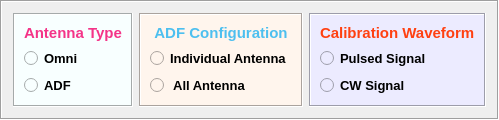
            <widget class="QFrame" name="frame_Cal_Parameters">
             <property name="minimumSize">
              <size>
               <width>0</width>
               <height>0</height>
              </size>
             </property>
             <property name="maximumSize">
              <size>
               <width>650</width>
               <height>120</height>
              </size>
             </property>
             <property name="frameShape">
              <enum>QFrame::Box</enum>
             </property>
             <property name="frameShadow">
              <enum>QFrame::Sunken</enum>
             </property>
             <layout class="QGridLayout" name="gridLayout_188">
              <item row="0" column="0">
               <widget class="QFrame" name="frame_9">
                <property name="styleSheet">
                 <string notr="true">background-color: rgb(248, 255, 255);</string>
                </property>
                <property name="frameShape">
                 <enum>QFrame::Box</enum>
                </property>
                <property name="frameShadow">
                 <enum>QFrame::Sunken</enum>
                </property>
                <layout class="QGridLayout" name="gridLayout_189">
                 <item row="1" column="0">
                  <layout class="QGridLayout" name="gridLayout_190">
                   <item row="0" column="0" alignment="Qt::AlignLeft">
                    <widget class="QRadioButton" name="Omni">
                     <property name="font">
                      <font>
                       <family>Arial</family>
                       <pointsize>10</pointsize>
                       <weight>75</weight>
                       <bold>true</bold>
                      </font>
                     </property>
                     <property name="text">
                      <string>Omni</string>
                     </property>
                    </widget>
                   </item>
                   <item row="1" column="0" alignment="Qt::AlignLeft">
                    <widget class="QRadioButton" name="ADF">
                     <property name="font">
                      <font>
                       <family>Arial</family>
                       <pointsize>10</pointsize>
                       <weight>75</weight>
                       <bold>true</bold>
                      </font>
                     </property>
                     <property name="styleSheet">
                      <string notr="true"/>
                     </property>
                     <property name="text">
                      <string>ADF</string>
                     </property>
                    </widget>
                   </item>
                  </layout>
                 </item>
                 <item row="0" column="0" alignment="Qt::AlignHCenter">
                  <widget class="QLabel" name="label_103">
                   <property name="maximumSize">
                    <size>
                     <width>16777215</width>
                     <height>30</height>
                    </size>
                   </property>
                   <property name="font">
                    <font>
                     <family>Arial</family>
                     <pointsize>11</pointsize>
                     <weight>75</weight>
                     <bold>true</bold>
                    </font>
                   </property>
                   <property name="styleSheet">
                    <string notr="true">color: rgb(244, 52, 136);</string>
                   </property>
                   <property name="text">
                    <string>Antenna Type</string>
                   </property>
                  </widget>
                 </item>
                </layout>
               </widget>
              </item>
              <item row="0" column="2">
               <widget class="QFrame" name="frame_22">
                <property name="styleSheet">
                 <string notr="true">background-color: rgb(236, 235, 255);</string>
                </property>
                <property name="frameShape">
                 <enum>QFrame::Box</enum>
                </property>
                <property name="frameShadow">
                 <enum>QFrame::Sunken</enum>
                </property>
                <layout class="QGridLayout" name="gridLayout_193">
                 <item row="0" column="0" alignment="Qt::AlignHCenter">
                  <widget class="QLabel" name="label_105">
                   <property name="font">
                    <font>
                     <family>Arial</family>
                     <pointsize>11</pointsize>
                     <weight>75</weight>
                     <bold>true</bold>
                    </font>
                   </property>
                   <property name="styleSheet">
                    <string notr="true">color: rgb(255, 64, 17);</string>
                   </property>
                   <property name="text">
                    <string>Calibration Waveform</string>
                   </property>
                  </widget>
                 </item>
                 <item row="1" column="0">
                  <layout class="QGridLayout" name="gridLayout_194">
                   <item row="0" column="0">
                    <widget class="QRadioButton" name="Pulsed_Sig">
                     <property name="font">
                      <font>
                       <family>Arial</family>
                       <pointsize>10</pointsize>
                       <weight>75</weight>
                       <bold>true</bold>
                      </font>
                     </property>
                     <property name="text">
                      <string>Pulsed Signal</string>
                     </property>
                    </widget>
                   </item>
                   <item row="1" column="0">
                    <widget class="QRadioButton" name="CW_Sig">
                     <property name="font">
                      <font>
                       <family>Arial</family>
                       <pointsize>10</pointsize>
                       <weight>75</weight>
                       <bold>true</bold>
                      </font>
                     </property>
                     <property name="text">
                      <string>CW Signal</string>
                     </property>
                    </widget>
                   </item>
                  </layout>
                 </item>
                </layout>
               </widget>
              </item>
              <item row="0" column="1">
               <widget class="QFrame" name="frame_21">
                <property name="styleSheet">
                 <string notr="true">background-color: rgb(255, 245, 237);</string>
                </property>
                <property name="frameShape">
                 <enum>QFrame::Box</enum>
                </property>
                <property name="frameShadow">
                 <enum>QFrame::Sunken</enum>
                </property>
                <layout class="QGridLayout" name="gridLayout_191">
                 <item row="1" column="0">
                  <layout class="QGridLayout" name="gridLayout_192">
                   <item row="1" column="0">
                    <widget class="QRadioButton" name="All_Antenna">
                     <property name="font">
                      <font>
                       <family>Arial</family>
                       <pointsize>10</pointsize>
                       <weight>75</weight>
                       <bold>true</bold>
                      </font>
                     </property>
                     <property name="text">
                      <string> All Antenna</string>
                     </property>
                    </widget>
                   </item>
                   <item row="0" column="0">
                    <widget class="QRadioButton" name="Indiv_Antenna">
                     <property name="font">
                      <font>
                       <family>Arial</family>
                       <pointsize>10</pointsize>
                       <weight>75</weight>
                       <bold>true</bold>
                      </font>
                     </property>
                     <property name="styleSheet">
                      <string notr="true"/>
                     </property>
                     <property name="text">
                      <string>Individual Antenna</string>
                     </property>
                    </widget>
                   </item>
                  </layout>
                 </item>
                 <item row="0" column="0">
                  <widget class="QLabel" name="label_104">
                   <property name="font">
                    <font>
                     <family>Arial</family>
                     <pointsize>11</pointsize>
                     <weight>75</weight>
                     <bold>true</bold>
                    </font>
                   </property>
                   <property name="styleSheet">
                    <string notr="true">color: rgb(19, 236, 255);
color: rgb(77, 191, 239);</string>
                   </property>
                   <property name="text">
                    <string>ADF Configuration</string>
                   </property>
                   <property name="alignment">
                    <set>Qt::AlignCenter</set>
                   </property>
                  </widget>
                 </item>
                </layout>
               </widget>
              </item>
             </layout>
            </widget>
